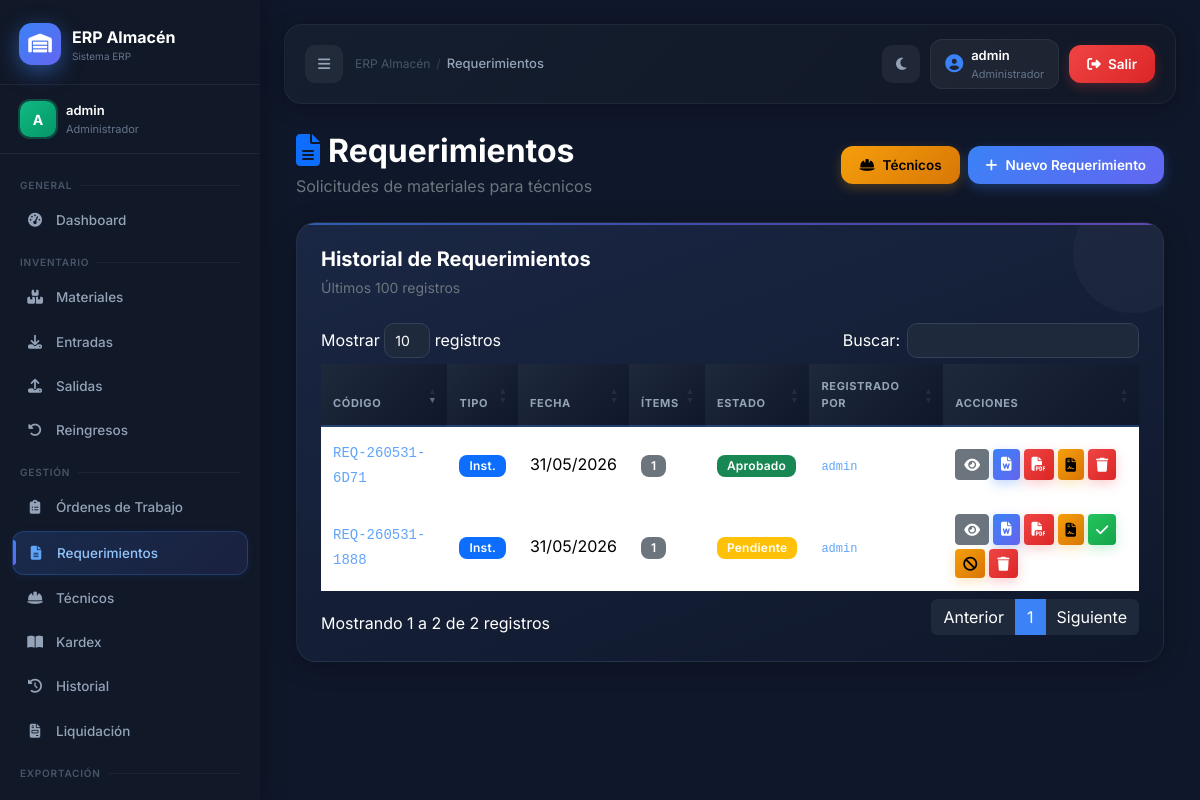
Page /pages/requerimiento.php (signed in) on the committed database.
### tables this page shows
CREATE TABLE `requerimientos` (
  `id` int(11) NOT NULL,
  `codigo_req` varchar(50) DEFAULT NULL,
  `tipo_liq` enum('Instalaciones','Mantenimiento') NOT NULL DEFAULT 'Instalaciones',
  `fecha` date DEFAULT NULL,
  `estado` varchar(50) DEFAULT NULL,
  `material_id` int(11) DEFAULT NULL,
  `tecnico_id` int(11) DEFAULT NULL,
  `cantidad` int(11) DEFAULT NULL,
  `aprobado_por` varchar(50) DEFAULT NULL,
  `observacion` text DEFAULT NULL
);

### includes/auth.php (called while the page is built, shortened)
<?php
function esAdmin(): bool {
    return ($_SESSION['rol'] ?? '') === 'admin';
}

### pages/requerimiento.php (the view, shortened to what this page needs)
<?php
require_once __DIR__ . '/../includes/Conexion.php';
require_once __DIR__ . '/../includes/auth.php';
$lista = $conn->query("
    SELECT r.*, COALESCE(t.nombre,'Sin asignar') AS tecnico_nombre,
           COALESCE(t.cargo,'') AS tecnico_cargo,
           (SELECT COUNT(*) FROM detalle_requerimiento d WHERE d.requerimiento_id=r.id) AS num_items
    FROM requerimientos r
    LEFT JOIN tecnicos t ON t.id = r.tecnico_id
    ORDER BY r.id DESC
    LIMIT 100
");
require_once __DIR__ . '/../includes/layout.php';
?>
<div class="container-fluid">
    <div class="d-flex justify-content-between align-items-center mb-4 flex-wrap gap-3">
        <div>
            <h2 class="fw-bold mb-1">
                <i class="fa-solid fa-file-lines me-2 text-primary"></i>Requerimientos
            </h2>
            <p class="text-secondary mb-0">Solicitudes de materiales para técnicos</p>
        </div>
        <div class="d-flex gap-2">
            <a href="<?= BASE_URL ?>/pages/tecnicos.php" class="btn btn-warning btn-custom">
                <i class="fa-solid fa-hard-hat me-2"></i>Técnicos
            </a>
            <button class="btn btn-primary btn-custom" id="btnToggleForm">
                <i class="fa-solid fa-plus me-2"></i>Nuevo Requerimiento
            </button>
        </div>
    </div>
    <div class="card-dashboard">
        <div class="d-flex justify-content-between align-items-center mb-4 flex-wrap gap-2">
            <div>
                <h5 class="fw-bold mb-1">Historial de Requerimientos</h5>
                <small class="text-secondary">Últimos 100 registros</small>
            </div>
        </div>
        <div class="table-responsive">
            <table id="tablaReq" class="table table-hover align-middle">
                <thead>
                    <tr>
                        <th>Código</th>
                        <th>Tipo</th>
                        <th>Fecha</th>
                        <th>Ítems</th>
                        <th>Estado</th>
                        <th>Registrado por</th>
                        <th>Acciones</th>
                    </tr>
                </thead>
                <tbody>
                <?php while ($r = $lista->fetch_assoc()):
                    $est = $r['estado'] ?? 'Pendiente';
                    $bc  = match($est) {
                        'Aprobado' => 'success', 'Anulado' => 'danger', default => 'warning'
                    };
                ?>
                <tr>
                    <td><code style="color:#60a5fa;"><?= htmlspecialchars($r['codigo_req'] ?? 'REQ-'.$r['id']) ?></code></td>
                    <td>
                        <?php $tl = $r['tipo_liq'] ?? 'Instalaciones'; ?>
                        <span class="badge bg-<?= $tl==='Instalaciones'?'primary':'warning' ?>">
                            <?= $tl==='Instalaciones'?'Inst.':'Mmto.' ?>
                        </span>
                    </td>
                    <td><?= $r['fecha'] ? date('d/m/Y', strtotime($r['fecha'])) : '—' ?></td>
                    <td><span class="badge bg-secondary"><?= $r['num_items'] ?></span></td>
                    <td><span class="badge bg-<?= $bc ?>"><?= $est ?></span></td>
                    <td><code style="color:#60a5fa;font-size:12px;"><?= htmlspecialchars($r['aprobado_por'] ?? '—') ?></code></td>
                    <td>
                        <div class="d-flex gap-1 flex-wrap">
                            <a href="<?= BASE_URL ?>/pages/ver_requerimiento.php?id=<?= $r['id'] ?>"
                               class="btn btn-secondary btn-sm" title="Ver detalle" target="_blank">
                                <i class="fa-solid fa-eye"></i>
                            </a>
                            <a href="<?= BASE_URL ?>/exports/generar_word.php?id=<?= $r['id'] ?>"
                               class="btn btn-primary btn-sm" title="Word (plantilla fija)">
                                <i class="fa-solid fa-file-word"></i>
                            </a>
                            <a href="<?= BASE_URL ?>/exports/generar_pdf.php?id=<?= $r['id'] ?>"
                               class="btn btn-danger btn-sm" title="PDF">
                                <i class="fa-solid fa-file-pdf"></i>
                            </a>
                            <button class="btn btn-warning btn-sm"
                                title="Usar plantilla personalizada"
                                onclick="usarPlantilla(<?= $r['id'] ?>)">
                                <i class="fa-solid fa-file-contract"></i>
                            </button>
                            <?php if (esAdmin() && $est === 'Pendiente'): ?>
                            <button class="btn btn-success btn-sm" title="Aprobar"
                                onclick="confirmarAccion('aprobar', <?= $r['id'] ?>, '<?= htmlspecialchars($r['codigo_req'] ?? 'REQ-'.$r['id']) ?>')">
                                <i class="fa-solid fa-check"></i>
                            </button>
                            <button class="btn btn-warning btn-sm" title="Anular"
                                onclick="confirmarAccion('anular', <?= $r['id'] ?>, '<?= htmlspecialchars($r['codigo_req'] ?? 'REQ-'.$r['id']) ?>')">
                                <i class="fa-solid fa-ban"></i>
                            </button>
                            <?php endif; ?>
                            <?php if (esAdmin()): ?>
                            <button class="btn btn-danger btn-sm" title="Eliminar"
                                onclick="confirmarAccion('eliminar', <?= $r['id'] ?>, '<?= htmlspecialchars($r['codigo_req'] ?? 'REQ-'.$r['id']) ?>')">
                                <i class="fa-solid fa-trash"></i>
                            </button>
                            <?php endif; ?>
                        </div>
                    </td>
                </tr>
                <?php endwhile; ?>
                </tbody>
            </table>
        </div>
    </div>
</div>
<?php require_once __DIR__ . '/../includes/footer.php'; ?>

### includes/layout.php (style rules this page uses)
* { margin:0; padding:0; box-sizing:border-box; }
body { font-family:'Inter',sans-serif; background:#0f172a; color:white; overflow-x:hidden; }
.card-dashboard { background:linear-gradient(145deg,#1e293b,#0f172a); border:1px solid rgba(255,255,255,0.04); border-radius:22px; padding:24px; box-shadow:0 8px 24px rgba(0,0,0,0.2); transition:transform 0.25s ease, box-shadow 0.25s ease; position:relative; overflow:hidden; }
.card-dashboard::before { content:''; position:absolute; width:120px; height:120px; background:rgba(255,255,255,0.03); border-radius:50%; top:-30px; right:-30px; }
.table { color:white; }
.table thead { background:#111827; }
.table tbody tr { transition:background 0.15s; }
.btn-custom { border-radius:12px; padding:9px 18px; font-weight:600; font-size:13.5px; }
.btn-primary { background:#3b82f6; border-color:#3b82f6; }
.card-dashboard { background:linear-gradient(160deg,#1a2744 0%,#0f172a 100%); border:1px solid rgba(255,255,255,0.06); border-radius:20px; padding:24px; box-shadow:0 4px 24px rgba(0,0,0,0.25); transition:transform 0.25s ease, box-shadow 0.25s ease; position:relative; overflow:hidden; }
.card-dashboard::after { content:''; position:absolute; top:0; left:0; right:0; height:2px; background:linear-gradient(90deg,#3b82f6,#6366f1,#8b5cf6); border-radius:20px 20px 0 0; opacity:0.6; }
.table thead tr th { background:linear-gradient(135deg,#1e293b,#0f172a); color:#94a3b8; font-size:11px; font-weight:700; text-transform:uppercase; letter-spacing:0.06em; padding:14px 12px; border-bottom:2px solid rgba(59,130,246,0.3) !important; border-top:none !important; }
.table tbody td { padding:12px; border-color:rgba(255,255,255,0.04) !important; vertical-align:middle; }
.btn-primary { background:linear-gradient(135deg,#3b82f6,#6366f1) !important; border:none !important; box-shadow:0 4px 12px rgba(59,130,246,0.3); transition:all 0.2s !important; }
.btn-success { background:linear-gradient(135deg,#22c55e,#16a34a) !important; border:none !important; box-shadow:0 4px 12px rgba(34,197,94,0.25); transition:all 0.2s !important; }
.btn-danger { background:linear-gradient(135deg,#ef4444,#dc2626) !important; border:none !important; box-shadow:0 4px 12px rgba(239,68,68,0.25); transition:all 0.2s !important; }
.btn-warning { background:linear-gradient(135deg,#f59e0b,#d97706) !important; border:none !important; box-shadow:0 4px 12px rgba(245,158,11,0.25); transition:all 0.2s !important; }
.badge { font-weight:600; letter-spacing:0.02em; padding:5px 10px; border-radius:8px; }

### rows in the picture
requerimientos: codigo_req "REQ-260531-1888", tipo_liq "Inst.", fecha "31/05/2026", num_items "1", estado "Pendiente", aprobado_por "admin"
requerimientos: codigo_req "REQ-260531-6D71", tipo_liq "Inst.", fecha "31/05/2026", num_items "1", estado "Aprobado", aprobado_por "admin"

### other values in the picture
APP_NAME "ERP Almacén"
$_SESSION['nombre_completo'] "admin"
$nombres[$paginaActual] "Requerimientos"
